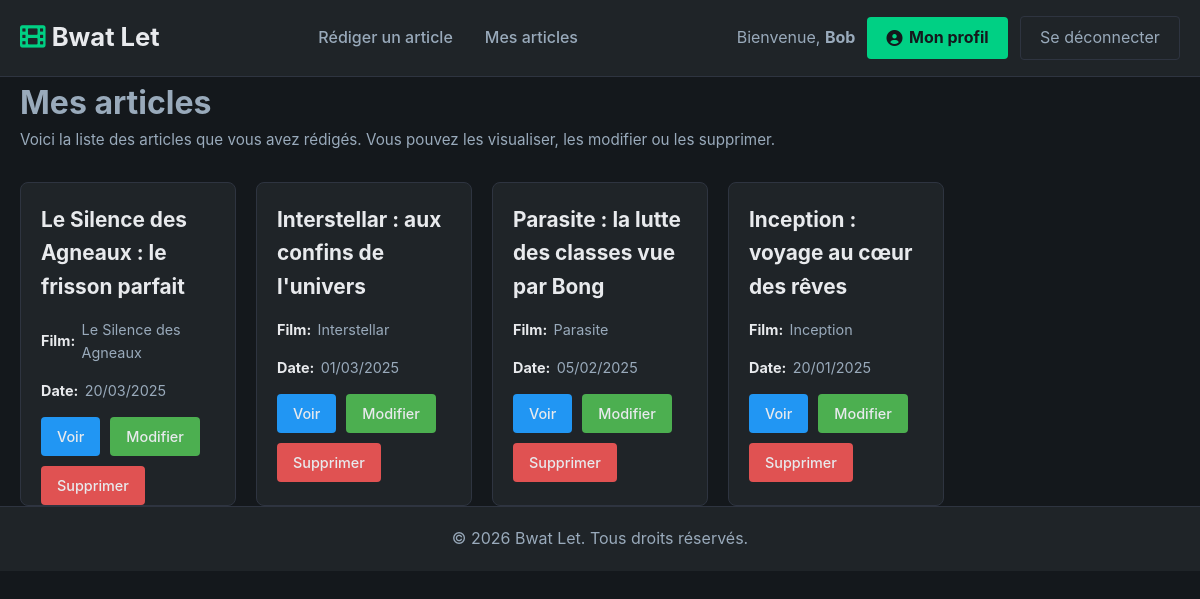
The app's page /mes_articles.php (signed in) with its own data.
### tables this page shows
CREATE TABLE `article` (
  `id_article` bigint(20) UNSIGNED NOT NULL,
  `titre` varchar(255) NOT NULL,
  `contenu` text NOT NULL,
  `dateCreation` datetime NOT NULL DEFAULT CURRENT_TIMESTAMP,
  `dateModification` datetime NOT NULL,
  `id_utilisateur` bigint(20) UNSIGNED NOT NULL,
  `id_film` bigint(20) UNSIGNED NOT NULL
);

CREATE TABLE `film` (
  `id_film` bigint(20) UNSIGNED NOT NULL,
  `titre` varchar(255) NOT NULL,
  `synopsis` text NOT NULL,
  `dateSortie` date NOT NULL,
  `duree` int(10) UNSIGNED NOT NULL,
  `paysOrigine` varchar(255) NOT NULL,
  `langue` varchar(255) NOT NULL,
  `affiche` varchar(255) NOT NULL,
  `id_genre` bigint(20) UNSIGNED NOT NULL,
  `id_plateforme` bigint(20) UNSIGNED NOT NULL,
  `id_image` bigint(20) UNSIGNED DEFAULT NULL
);

### php/functions_query.php (called while the page is built, shortened)
<?php
require_once(__DIR__ . '/../includes/functions-DB.php');
function getArticlesByUser($mysqli, $id_utilisateur) {
    $id_utilisateur = (int) $id_utilisateur;
    $sql = "SELECT article.id_article, article.titre AS titreArticle, article.dateCreation,
                   film.titre AS titreFilm
            FROM article
                INNER JOIN film ON article.id_film = film.id_film
            WHERE article.id_utilisateur = $id_utilisateur
            ORDER BY article.dateCreation DESC";
    return readDB($mysqli, $sql);
}

### includes/functions-DB.php (called while the page is built, shortened)
<?php
function readDB($connexion, $sql_input) {
    $resultat = mysqli_query($connexion, $sql_input);
    return mysqli_fetch_all($resultat, MYSQLI_ASSOC);
}
?>

### mes_articles.php (the view, shortened to what this page needs)
<?php
require_once("includes/functions-DB.php");
require_once("php/functions_query.php");
$conn = connectionDB();
$id_utilisateur = $_SESSION['id_utilisateur'];
$articles = getArticlesByUser($conn, $id_utilisateur);
?>
<!DOCTYPE html>
<html lang="fr">
<head>
    <link rel="stylesheet" href="styles/style.css">
    <link rel="stylesheet" href="https://cdnjs.cloudflare.com/ajax/libs/font-awesome/6.0.0/css/all.min.css">
</head>
<body>
    <?php include("static/header.php"); ?>
    <main>
        <div class="container">
            <h1>Mes articles</h1>
            <p class="section-description">
                Voici la liste des articles que vous avez rédigés. Vous pouvez les visualiser, les modifier ou les supprimer.
            </p>
            <?php if (empty($articles)): ?>
                <div class="no-articles">
                    <p>Vous n'avez pas encore rédigé d'article.</p>
                    <a href="creer_article.php" class="btn-primary" style="display: inline-block; margin-top: 20px;">Créer un article</a>
                </div>
            <?php else: ?>
                <div class="articles-grid">
                    <?php foreach ($articles as $article): ?>
                        <div class="article-card">
                            <div class="article-header">
                                <h3 class="article-title"><?php echo htmlspecialchars($article['titreArticle']); ?></h3>
                            </div>
                            <div class="article-meta">
                                <span><strong>Film:</strong> <?php echo htmlspecialchars($article['titreFilm']); ?></span>
                                <span><strong>Date:</strong> <?php echo date('d/m/Y', strtotime($article['dateCreation'])); ?></span>
                            </div>
                            <div class="article-actions">
                                <a href="article.php?id=<?php echo $article['id_article']; ?>" class="btn-small btn-view">Voir</a>
                                <a href="modifier_article.php?id=<?php echo $article['id_article']; ?>" class="btn-small btn-edit">Modifier</a>
                                <a href="supprimer_article.php?id=<?php echo $article['id_article']; ?>" class="btn-small btn-delete">Supprimer</a>
                            </div>
                        </div>
                    <?php endforeach; ?>
                </div>
            <?php endif; ?>
        </div>
    </main>
    <?php include("static/footer.php"); ?>
</body>
</html>

### styles/style.css (style rules this page uses)
* { margin: 0; padding: 0; box-sizing: border-box; }
:root { --bg: #14181c; --surface: #1f2428; --border: #2e3440; --text: #9ab; --white: #e8eaed; --accent: #00d084; --red: #e05252; }
html { scroll-behavior: smooth; height: 100%; }
body { font-family: -apple-system, BlinkMacSystemFont, "Segoe UI", Roboto, Arial, sans-serif; background-color: var(--bg); color: var(--text); line-height: 1.6; display: flex; flex-direction: column; min-height: 100vh; }
a { text-decoration: none; color: inherit; }
.container { max-width: 1200px; margin: 0 auto; padding: 0 20px; }
.articles-grid { display: grid; grid-template-columns: repeat(auto-fill, minmax(180px, 1fr)); gap: 1.2rem; }
.article-card { position: relative; display: block; aspect-ratio: 2 / 3; border-radius: 6px; overflow: hidden; border: 1px solid var(--border); transition: transform 0.25s ease, border-color 0.2s; background-color: var(--surface); }
.btn-edit { font-size: 0.8rem; padding: 0.25rem 0.7rem; border-radius: 4px; background-color: transparent; border: 1px solid var(--accent); color: var(--accent); cursor: pointer; transition: background-color 0.2s, color 0.2s; }
.articles-grid { display: grid; gap: 20px; margin-top: 30px; }
.article-card { border: 1px solid var(--border); border-radius: 8px; padding: 20px; background: var(--surface); transition: box-shadow 0.3s ease; }
.article-header { display: flex; justify-content: space-between; align-items: start; margin-bottom: 15px; }
.article-title { margin: 0; color: var(--white); font-size: 1.3em; flex-grow: 1; }
.article-meta { display: flex; gap: 15px; font-size: 0.9em; color: var(--text); margin-bottom: 10px; flex-wrap: wrap; }
.article-meta span { display: flex; align-items: center; }
.article-meta strong { color: var(--white); margin-right: 0.4rem; }
.article-actions { display: flex; gap: 10px; margin-top: 15px; flex-wrap: wrap; }
.btn-small { padding: 8px 16px; font-size: 0.9em; text-decoration: none; border-radius: 4px; border: none; cursor: pointer; transition: background-color 0.3s ease; font-weight: 500; display: inline-block; }
.btn-edit { background-color: #4CAF50; color: var(--white); }
.btn-delete { background-color: var(--red); color: var(--white); }
.btn-view { background-color: #2196F3; color: var(--white); }
.section-description { color: var(--text); margin-bottom: 30px; font-size: 0.95rem; }

### records on screen
article: titre "Le Silence des Agneaux : le frisson parfait", id_film.titre "Le Silence des Agneaux", dateCreation "20/03/2025"
article: titre "Interstellar : aux confins de l'univers", id_film.titre "Interstellar", dateCreation "01/03/2025"
article: titre "Parasite : la lutte des classes vue par Bong", id_film.titre "Parasite", dateCreation "05/02/2025"
article: titre "Inception : voyage au cœur des rêves", id_film.titre "Inception", dateCreation "20/01/2025"

### other values on screen
$_SESSION['prenom'] "Bob"
